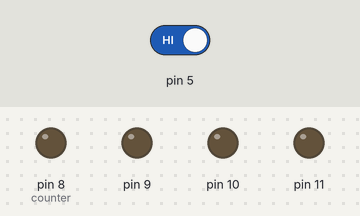
Simulated run of this sketch. Board: Arduino Uno, built with avr-gcc and run on an emulated ATmega328P. Parts: output pins drawn as LEDs (lit = HIGH). Inputs (shaded band) come from the test bench; at power-on: pin 5 HIGH.

Above: at 1.2 s.
1.3 s: pin 5 driven LOW
At 2.2 s:
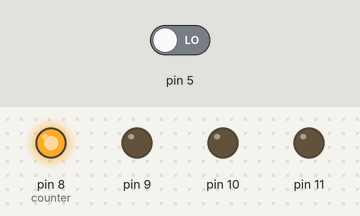
At 3.2 s:
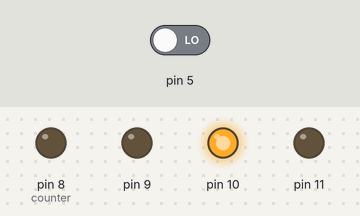
4.3 s: pin 5 driven HIGH
At 4.7 s:
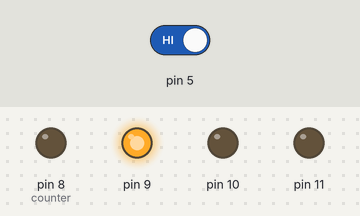
Timing chart, 0 to 7.3 s (numbered marks = the images above; inputs shaded):
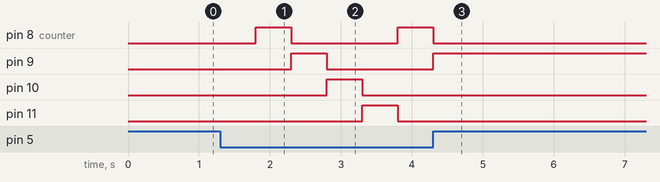

Measured:
- after the input at 1.3 s, pin 8 (counter): LOW → HIGH after 0.50 s, → LOW 0.50 s later, → HIGH 1.5 s later; pin 9: LOW → HIGH after 1.0 s, → LOW 0.50 s later; pin 10: LOW → HIGH after 1.5 s, → LOW 0.50 s later; pin 11: LOW → HIGH after 2.0 s, → LOW 0.50 s later
- after the input at 4.3 s, pin 8 (counter): goes on until 4.3 s, then stays LOW; pin 9: goes on until 4.3 s, then stays HIGH; pin 10, pin 11: stops changing and stays LOW

The sketch:

4_led_blink_shift.ino
```cpp
int counter=7;
void setup() {
  // put your setup code here, to run once:
//  piinMode(4,INPUT);
  pinMode(5,INPUT);
  pinMode(8,OUTPUT);
  pinMode(9,OUTPUT);
  pinMode(10,OUTPUT);
  pinMode(11,OUTPUT);
  Serial.begin(9600);
}
void loop() {
  // put your main code here, to run repeatedly:
  int sw1=digitalRead(5);
  if (sw1==0)
  {

    delay(500);
    digitalWrite(counter, LOW);
    counter++;
    if (counter>11)
    {
      counter=8;
    }
    digitalWrite(counter, HIGH);
  }
}
```
